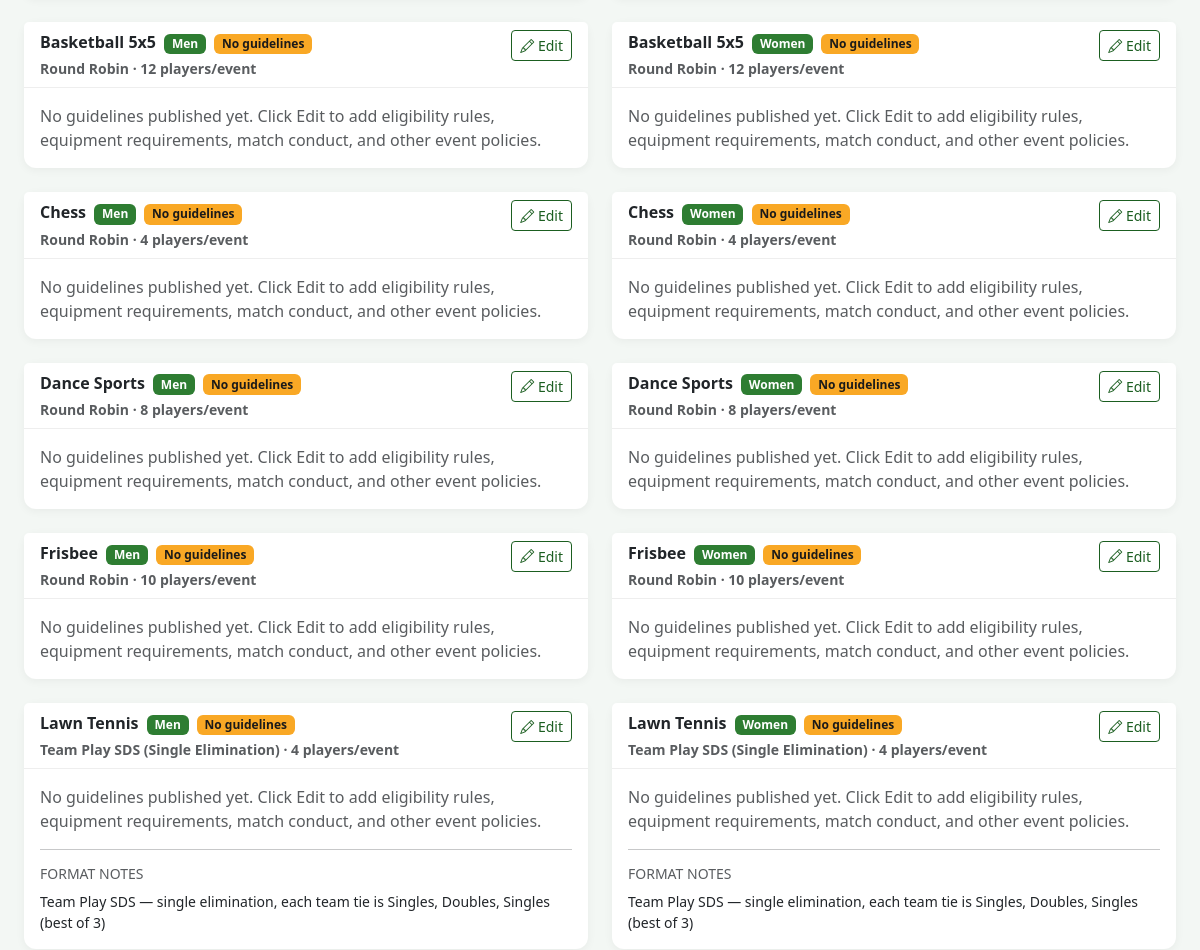
Page /intramurals/sports/guidelines.php (signed in, middle part) on the earlier database version.
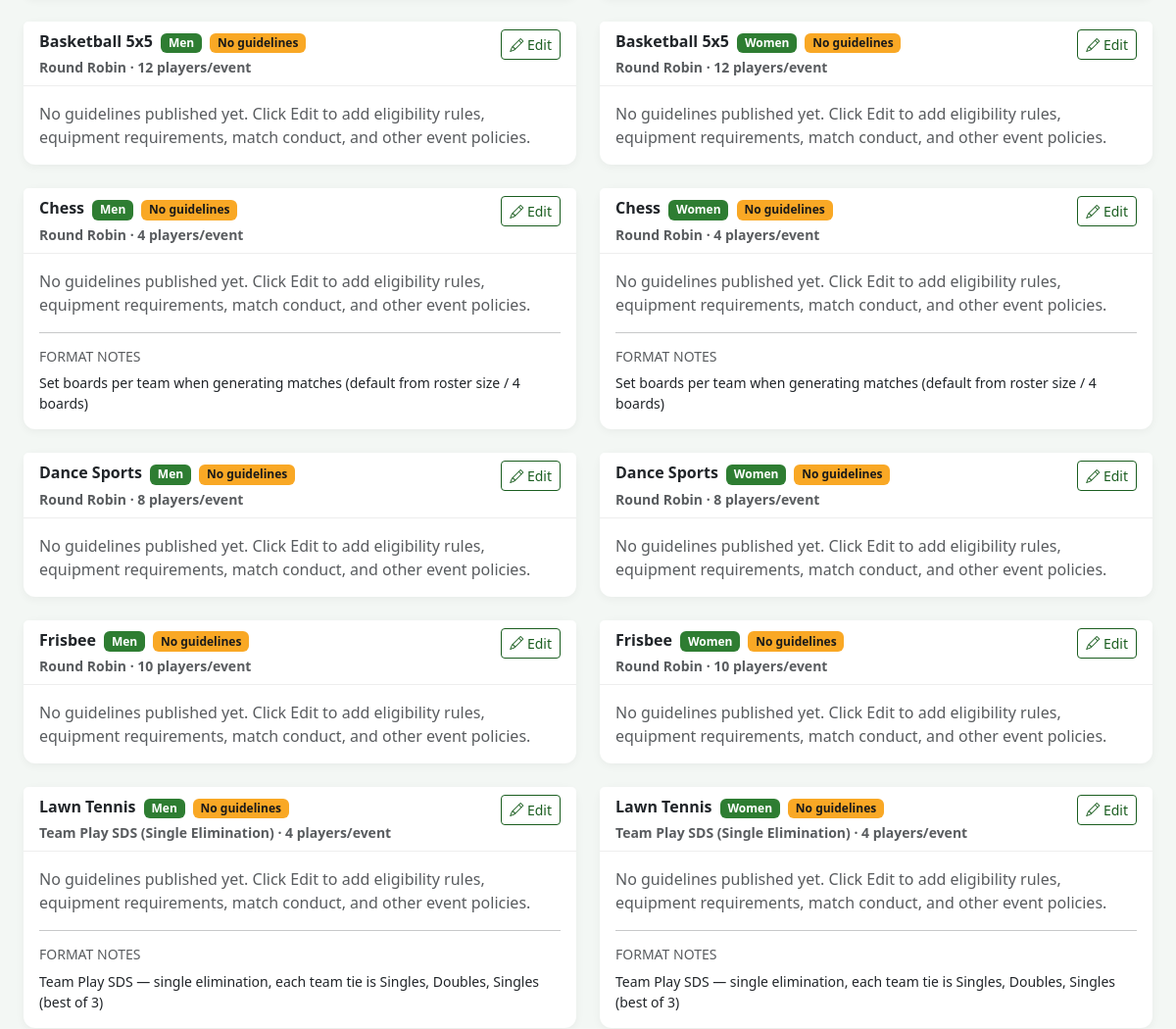
Same page on the later database version.
### tables this page shows
CREATE TABLE IF NOT EXISTS intramural_sports (
    id INT AUTO_INCREMENT PRIMARY KEY,
    name VARCHAR(100) NOT NULL,
    description TEXT,
    category ENUM('men', 'women', 'mixed') NOT NULL DEFAULT 'men',
    players_per_event INT DEFAULT NULL,
    scoring_method ENUM('points', 'sets', 'games', 'time') NOT NULL DEFAULT 'points',
    rules TEXT,
    guidelines TEXT,
    schedule_notes TEXT,
    venue VARCHAR(150) DEFAULT NULL,
    game_duration_minutes INT NOT NULL DEFAULT 60,
    tournament_format ENUM('round_robin', 'single_elimination', 'single_elimination_consolation', 'double_elimination', 'group_knockout', 'rank_first_to_last', 'team_play_sds', 'custom') NOT NULL DEFAULT 'round_robin',
    format_notes TEXT,
    win_points INT NOT NULL DEFAULT 3,
    draw_points INT NOT NULL DEFAULT 1,
    loss_points INT NOT NULL DEFAULT 0,
    point_scheme_id INT DEFAULT NULL,
    created_at TIMESTAMP DEFAULT CURRENT_TIMESTAMP,
    updated_at TIMESTAMP DEFAULT CURRENT_TIMESTAMP ON UPDATE CURRENT_TIMESTAMP,
    UNIQUE KEY uq_sport_name_category (name, category),
    FOREIGN KEY (point_scheme_id) REFERENCES intramural_point_schemes(id) ON DELETE SET NULL
);

### includes/functions.php (called while the page is built, shortened)
<?php
function sanitize(string $input): string
{
    return htmlspecialchars(trim($input), ENT_QUOTES, 'UTF-8');
}
function get(string $key, $default = ''): string
{
    return isset($_GET[$key]) ? trim($_GET[$key]) : $default;
}

### includes/intramurals.php (called while the page is built, shortened)
<?php
function tournamentFormatLabels(): array
{
    return [
        'round_robin' => 'Round Robin',
        'single_elimination' => 'Single Elimination',
        'single_elimination_consolation' => 'Single Elimination with Consolation',
        'double_elimination' => 'Double Elimination',
        'group_knockout' => 'Group Stage → Knockout',
        'rank_first_to_last' => 'Rank from First to Last',
        'team_play_sds' => 'Team Play SDS (Single Elimination)',
        'custom' => 'Custom / Agreed Format',
    ];
}
function tournamentFormatLabel(?string $format): string
{
    $labels = tournamentFormatLabels();
    $key = $format ?: 'round_robin';
    return $labels[$key] ?? ucfirst(str_replace('_', ' ', $key));
}

### includes/auth.php (called while the page is built, shortened)
<?php
require_once __DIR__ . '/../config/config.php';
require_once __DIR__ . '/functions.php';
require_once __DIR__ . '/intramurals.php';
function isLoggedIn(): bool
{
    return isset($_SESSION['user_id']) && !empty($_SESSION['user_id']);
}
function canManageIntramurals(): bool
{
    return isLoggedIn() && in_array($_SESSION['user_role'], ['admin', 'coordinator', 'staff'], true);
}

### intramurals/sports/guidelines.php (the view, shortened to what this page needs)
<?php
require_once __DIR__ . '/../../includes/auth.php';
$db = getDB();
$canEdit = canManageIntramurals();
$focusSportId = (int) get('sport');
$sports = $db->query('SELECT * FROM intramural_sports ORDER BY name, category')->fetchAll();
require_once __DIR__ . '/../../includes/header.php';
?>
<?php if (empty($sports)): ?>
<div class="alert alert-info">No sports/events yet. Add sports under <a href="<?= BASE_URL ?>/intramurals/sports/index.php">Sports / Events</a> first.</div>
<?php else: ?>
<div class="row g-4" id="guidelinesList">
    <?php foreach ($sports as $s): ?>
    <?php
    $sportId = (int) $s['id'];
    $hasGuidelines = trim((string) ($s['guidelines'] ?? '')) !== '';
    $guidelinePayload = htmlspecialchars(json_encode([
        'id' => $sportId,
        'name' => $s['name'],
        'category' => $s['category'],
        'guidelines' => $s['guidelines'] ?? '',
    ], JSON_HEX_TAG | JSON_HEX_APOS | JSON_HEX_QUOT | JSON_HEX_AMP), ENT_QUOTES, 'UTF-8');
    ?>
    <div class="col-lg-6" id="sport-<?= $sportId ?>">
        <div class="card h-100 guideline-card <?= $focusSportId === $sportId ? 'border-primary shadow-sm' : '' ?>">
            <div class="card-header d-flex justify-content-between align-items-start gap-2">
                <div>
                    <strong><?= sanitize($s['name']) ?></strong>
                    <span class="badge bg-secondary ms-1"><?= ucfirst($s['category']) ?></span>
                    <?php if (!$hasGuidelines): ?>
                    <span class="badge bg-warning text-dark ms-1">No guidelines</span>
                    <?php endif; ?>
                    <div class="small text-muted mt-1">
                        <?= sanitize(tournamentFormatLabel($s['tournament_format'] ?? 'round_robin')) ?>
                        <?php if (!empty($s['players_per_event'])): ?>
                        · <?= (int) $s['players_per_event'] ?> players/event
                        <?php endif; ?>
                    </div>
                </div>
                <?php if ($canEdit): ?>
                <button type="button"
                        class="btn btn-sm btn-outline-primary btn-edit-guidelines flex-shrink-0"
                        data-bs-toggle="modal"
                        data-bs-target="#guidelineModal"
                        data-sport-id="<?= $sportId ?>"
                        data-guideline="<?= $guidelinePayload ?>">
                    <i class="bi bi-pencil"></i> Edit
                </button>
                <?php endif; ?>
            </div>
            <div class="card-body">
                <?php if ($hasGuidelines): ?>
                <div class="guideline-content"><?= nl2br(sanitize($s['guidelines'])) ?></div>
                <?php else: ?>
                <p class="text-muted mb-0">
                    <?= $canEdit
                        ? 'No guidelines published yet. Click Edit to add eligibility rules, equipment requirements, match conduct, and other event policies.'
                        : 'Guidelines have not been published for this event yet.' ?>
                </p>
                <?php endif; ?>
                <?php if (!empty($s['format_notes'])): ?>
                <hr>
                <h6 class="text-muted small text-uppercase mb-2">Format Notes</h6>
                <div class="small"><?= nl2br(sanitize($s['format_notes'])) ?></div>
                <?php endif; ?>
            </div>
        </div>
    </div>
    <?php endforeach; ?>
</div>
<?php endif; ?>
<?php require_once __DIR__ . '/../../includes/footer.php'; ?>

Differences in the rows shown:
changed intramural_sports (number 3 of 10 on the later page): format_notes (not shown) → "Set boards per team when generating matches (default from roster size / 4 boards)"
changed intramural_sports (number 4 of 10 on the later page): format_notes (not shown) → "Set boards per team when generating matches (default from roster size / 4 boards)"
